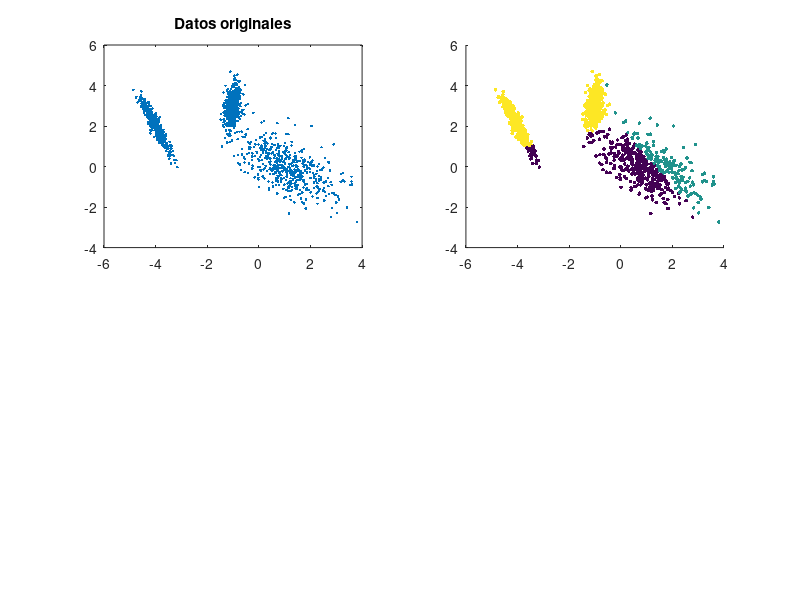

Source code (MATLAB): (Note: this script raises an error after producing the figure.)
clc, clear all;
load('datos_clustering.mat');

ax=subplot(2,2,1);
plot(datos(:,1),datos(:,2),'.');
title('Datos originales');

c_size=3;

a = min(datos(:,1));
b = max(datos(:,1));
c(:,1) = (b-a).*rand(c_size,1) + a;
a = min(datos(:,2));
b = max(datos(:,2));
c(:,2) = (b-a).*rand(c_size,1) + a;

fprintf('Centroides originales\n');
fprintf(repmat('-',1,35),'\n');fprintf('\n');
fprintf('     C1         C2        C3   \n');
fprintf(repmat('-',1,35),'\n');fprintf('\n');
fmt = 'X   %7.4f   %7.4f   %7.4f   \n';
fprintf(fmt, [c(:,1)].' );
fmt = 'Y   %7.4f   %7.4f   %7.4f   \n';
fprintf(fmt, [c(:,2)].' );
fprintf(repmat('-',1,35),'\n');fprintf('\n');fprintf('\n'); 

class=zeros(size(datos,1),1);
counter=0;
while 1
    counter=counter+1;
    for i = 1:size(datos,1)
        m=zeros(1,c_size);
        for j = 1:c_size
            m(j)=sqrt((c(j,1)-datos(i,1))^2+(c(j,2)-datos(i,2))^2);
        end
        [M,I] = min(m);
        class(i)=I;
    end
    if counter==1
        ax=subplot(2,2,2);
        scatter(datos(:,1),datos(:,2),7,class,'filled')
        hold on;
        plot(c(:,1),c(:,2),'rX','linewidth',4);
        hold off;
        title('Iteraion #1');
    end
    if counter==2
        ax=subplot(2,2,3);
        scatter(datos(:,1),datos(:,2),7,class,'filled')
        hold on;
        plot(c(:,1),c(:,2),'rX','linewidth',4);
        hold off;
        title('Iteraion #2');
    end
    c_new=zeros(c_size,2);
    for j = 1:c_size
        z=(datos(class==j,:));
    	c_new(j,1)=mean(z(:,1));
        c_new(j,2)=mean(z(:,2));
    end
    if c == c_new
        break;
    end
    c=c_new;
end

fprintf('Centroides ultimos\n');
fprintf(repmat('-',1,35),'\n');fprintf('\n');
fprintf('     C1         C2        C3   \n');
fprintf(repmat('-',1,35),'\n');fprintf('\n');
fmt = 'X   %7.4f   %7.4f   %7.4f   \n';
fprintf(fmt, [c(:,1)].' );
fmt = 'Y   %7.4f   %7.4f   %7.4f   \n';
fprintf(fmt, [c(:,2)].' );
fprintf(repmat('-',1,35),'\n');fprintf('\n');fprintf('\n'); 

ax=subplot(2,2,4);
scatter(datos(:,1),datos(:,2),7,class,'filled')
hold on;
plot(c(:,1),c(:,2),'rX','linewidth',4);
hold off;
title(strcat('Iteraion #',num2str(counter)));

